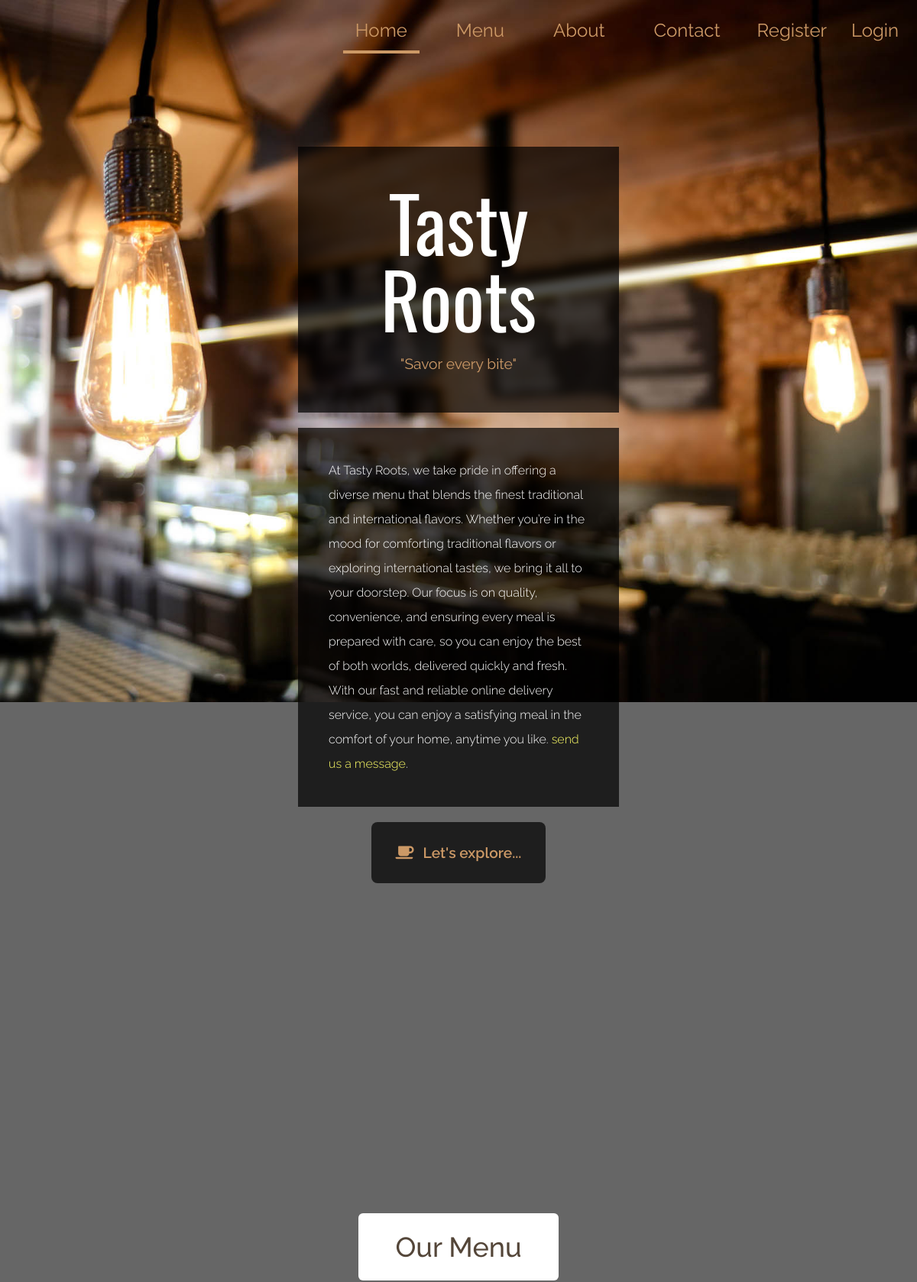
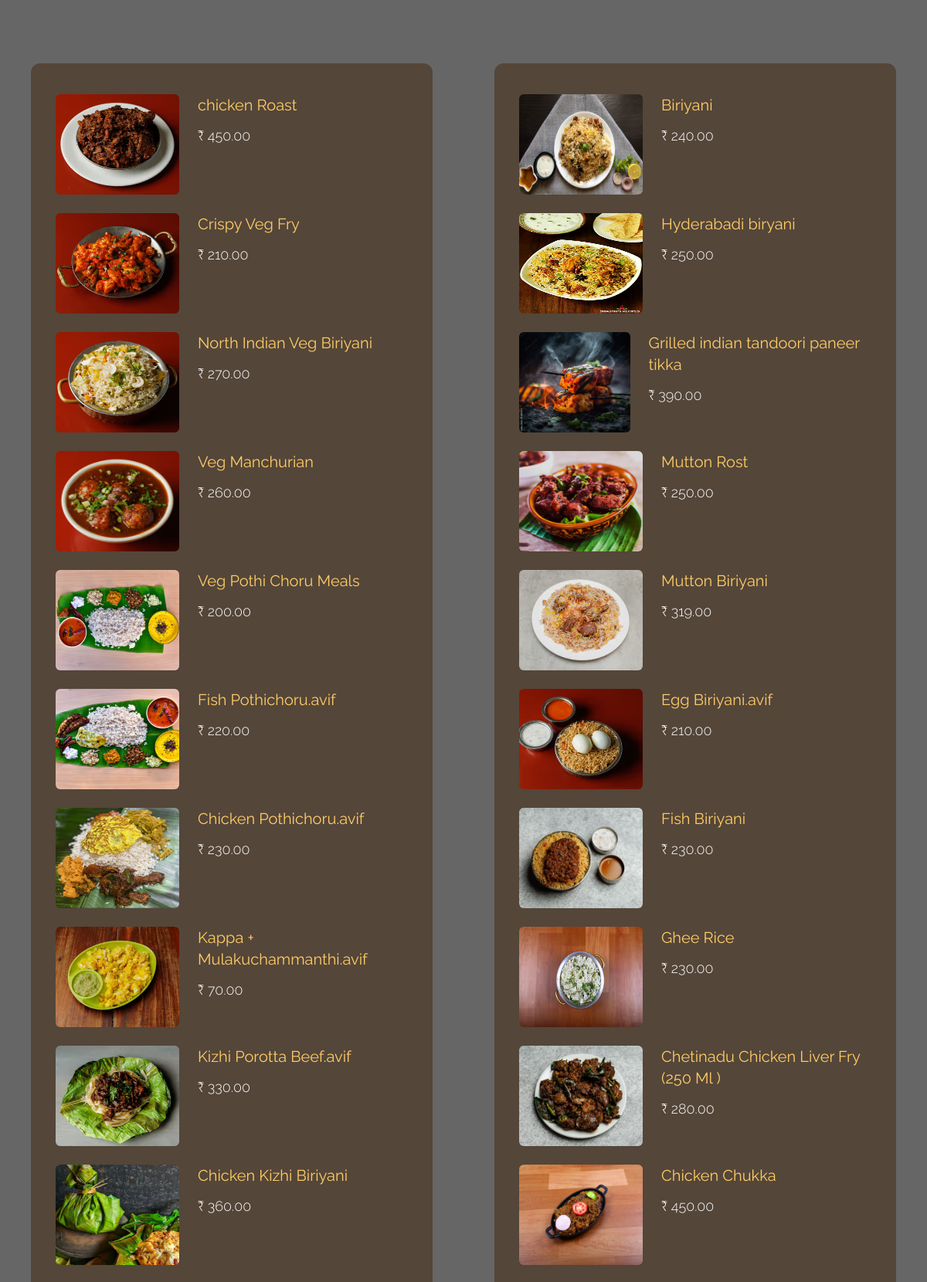
The page / (upper part) on the database its author committed (2 pictures, top to bottom).
### kfd/models.py (models this page shows, shortened)
class Product(models.Model):
    product_name = models.CharField(max_length=255)
    product_price = models.DecimalField(max_digits=10, decimal_places=2)
    photo = models.ImageField(upload_to='product_images/', blank=True, null=True)  # Add this field

### kfd/views.py (the view)
# urls.py: path('', kfd.views.home, name='index'),
def home(request):
    products = Product.objects.all()
    return render(request, 'tem/index.html', {'fgt': products})

### Templates/tem/index.html (shortened to what this page needs)
{% load static %}
<!DOCTYPE html>
<html lang="en">
<head>
    <link rel="stylesheet" href="{% static 'sta/css/all.min.css' %}">
    <link rel="stylesheet" href="{% static 'sta/css/tailwind.css' %}">
    <link rel="stylesheet" href="{% static 'sta/css/tooplate-antique-cafe.css' %}">
</head>
<body>
    <div id="intro" class="parallax-window" data-parallax="scroll" data-image-src="{% static 'sta/img/antique-cafe-bg-01.jpg' %}">
        <nav id="tm-nav" class="fixed w-full">
            <div class="tm-container mx-auto px-2 md:py-6 text-right">
                <ul class="mb-3 md:mb-0 text-2xl font-normal flex justify-end flex-col md:flex-row">
                    <li class="inline-block mb-4 mx-4"><a href="#intro" class="tm-text-gold py-1 md:py-3 px-4">Home</a></li>
                    <li class="inline-block mb-4 mx-4"><a href="#menu" class="tm-text-gold py-1 md:py-3 px-4">Menu</a></li>
                    <li class="inline-block mb-4 mx-4"><a href="#about" class="tm-text-gold py-1 md:py-3 px-4">About</a></li>
                    <li class="inline-block mb-4 mx-4"><a href="#contact" class="tm-text-gold py-1 md:py-3 px-4">Contact</a></li>
                    <button class="inline-block mb-4 mx-4  tm-text-gold" id="registerBtn">Register</button>
                    {% if user.is_authenticated %}
                   <button class="inline-block mb-4 mx-4  tm-text-gold"  onclick="location.href='{% url 'logout' %}'">Logout</button>
                    {% else %}
                    <button class="inline-block mb-4 mx-4  tm-text-gold"  onclick="location.href='{% url 'login' %}'">Login</button>
                    {% endif %}
                </ul>
            </div>
        </nav>
        <div class="container mx-auto px-2 tm-intro-width">
            <div class="sm:pb-60 sm:pt-48 py-20">
                <div class="bg-black bg-opacity-70 p-12 mb-5 text-center">
                    <h1 class="text-white text-5xl tm-logo-font mb-5 " style="font-size:100px">Tasty Roots</h1>
                    <p class="tm-text-gold tm-text-2xl">"Savor every bite"</p>
                </div>
                <div class="bg-black bg-opacity-70 p-10 mb-5">
                    <p class="text-white leading-8 text-sm font-light">
                      At Tasty Roots, we take pride in offering a diverse menu that blends the finest traditional and international flavors. Whether you’re in the mood for comforting traditional flavors or exploring international tastes, we bring it all to your doorstep. Our focus is on quality, convenience, and ensuring every meal is prepared with care, so you can enjoy the best of both worlds, delivered quickly and fresh. With our fast and reliable online delivery service, you can enjoy a satisfying meal in the comfort of your home, anytime you like. <a rel="nofollow" href="#tyt" target="_parent">send us a message</a>. </p>
                </div>
                <div class="text-center">
                    <div class="inline-block">
                        <a href="#menu" class="flex justify-center items-center bg-black bg-opacity-70 py-6 px-8 rounded-lg font-semibold tm-text-2xl tm-text-gold hover:text-gray-200 transition">
                            <i class="fas fa-coffee mr-3"></i>
                            <span>Let's explore...</span>
                        </a>
                    </div>
                </div>
            </div>
        </div>
    </div>
<div id="menu" class="parallax-window" data-parallax="scroll" data-image-src="{% static 'sta/img/antique-cafe-bg-02.jpg' %}">
    <div class="container mx-auto tm-container py-24 sm:py-48">
        <div class="text-center mb-16">
            <h2 class="bg-white tm-text-brown py-6 px-12 text-4xl font-medium inline-block rounded-md">Our Menu</h2>
        </div>
        <div class="flex flex-col lg:flex-row justify-around items-start gap-6">
            <div class="flex-1 m-5 rounded-xl px-4 py-6 sm:px-8 sm:py-10 tm-bg-brown tm-item-container">
                <div class="product-list">
                    {% for t in fgt %}
                    {% if forloop.counter|divisibleby:2 %}
                    <div class="flex items-start mb-6 tm-menu-item rounded-md border border-gray-400 shadow-lg p-4">
                        {% if t.photo %}
                        <img src="{{ t.photo.url }}" alt="Image" class="rounded-md" style="width: 160px; height: 130px;">
                        {% else %}
                        <img src="{% static 'sta/img/kfc-burger.jpg' %}" alt="Default Image" class="rounded-md" style="width: 160px; height: 130px;">
                        {% endif %}
                        <div class="ml-3 sm:ml-6">
                            <h3 class="text-lg sm:text-xl mb-2 sm:mb-3 tm-text-yellow">{{t.product_name}}</h3>
                            <div class="text-white text-md sm:text-lg font-light">&#8377; {{t.product_price}}</div>
                        </div>
                    </div>
                    {% endif %}
                    {% endfor %}
                </div>
            </div>
            <div class="flex-1 m-5 rounded-xl px-4 py-6 sm:px-8 sm:py-10 tm-bg-brown tm-item-container">
                <div class="product-list">
                    {% for t in fgt %}
                    {% if not forloop.counter|divisibleby:2 %}
                    <div class="flex items-start mb-6 tm-menu-item rounded-md border border-gray-400 shadow-lg p-4">
                        {% if t.photo %}
                        <img src="{{ t.photo.url }}" alt="Image" class="rounded-md" style="width: 160px; height: 130px;">
                        {% else %}
                        <img src="{% static 'sta/img/kfc-burger.jpg' %}" alt="Default Image" class="rounded-md" style="width: 160px; height: 130px;">
                        {% endif %}
                        <div class="ml-3 sm:ml-6">
                            <h3 class="text-lg sm:text-xl mb-2 sm:mb-3 tm-text-yellow">{{t.product_name}}</h3>
                            <div class="text-white text-md sm:text-lg font-light">&#8377; {{t.product_price}}</div>
                        </div>
                    </div>
                    {% endif %}
                    {% endfor %}
                </div>
            </div>
        </div>
    </div>
</div>
</body>
</html>

### static/sta/css/tooplate-antique-cafe.css (style rules this page uses)
body { font-family: 'Raleway', sans-serif; background-color: #666; }
p a { color: #FF6; }
.tm-logo-font { font-family: 'Oswald', sans-serif; }
.tm-container { max-width: 1200px; }
.parallax-window { min-height: 1064px; background: transparent; }
.tm-text-yellow { color: #FC6; }
.tm-text-gold { color: #CC9966; }
.tm-text-brown { color: #544639; }
.tm-bg-brown { background-color: #544639; }
.tm-intro-width { max-width: 436px; }
.tm-item-container { max-width: 520px; }
#tm-nav { z-index: 1000; transition: all 0.3s ease; }
#tm-nav li a { border-bottom-color: transparent; transition: all 0.3s ease; }
#tm-nav li a.current, #tm-nav li a:hover { border-bottom: 4px solid #CC9966; }
.tm-text-2xl { font-size: 1.2rem; line-height: 2rem; }

### rows shown on the page
Product: photo (picture), product_name "chicken Roast", product_price "450.00"
Product: photo (picture), product_name "Crispy Veg Fry", product_price "210.00"
Product: photo (picture), product_name "North Indian Veg Biriyani", product_price "270.00"
Product: photo (picture), product_name "Veg Manchurian", product_price "260.00"
Product: photo (picture), product_name "Veg Pothi Choru Meals", product_price "200.00"
Product: photo (picture), product_name "Fish Pothichoru.avif", product_price "220.00"
Product: photo (picture), product_name "Chicken Pothichoru.avif", product_price "230.00"
Product: photo (picture), product_name "Kappa + Mulakuchammanthi.avif", product_price "70.00"
Product: photo (picture), product_name "Kizhi Porotta Beef.avif", product_price "330.00"
Product: photo (picture), product_name "Chicken Kizhi Biriyani", product_price "360.00"
Product: photo (picture), product_name "Biriyani", product_price "240.00"
Product: photo (picture), product_name "Hyderabadi biryani", product_price "250.00"
Product: photo (picture), product_name "Grilled indian tandoori paneer tikka", product_price "390.00"
Product: photo (picture), product_name "Mutton Rost", product_price "250.00"
Product: photo (picture), product_name "Mutton Biriyani", product_price "319.00"
Product: photo (picture), product_name "Egg Biriyani.avif", product_price "210.00"
Product: photo (picture), product_name "Fish Biriyani", product_price "230.00"
Product: photo (picture), product_name "Ghee Rice", product_price "230.00"
Product: photo (picture), product_name "Chetinadu Chicken Liver Fry (250 Ml )", product_price "280.00"
Product: photo (picture), product_name "Chicken Chukka", product_price "450.00"
